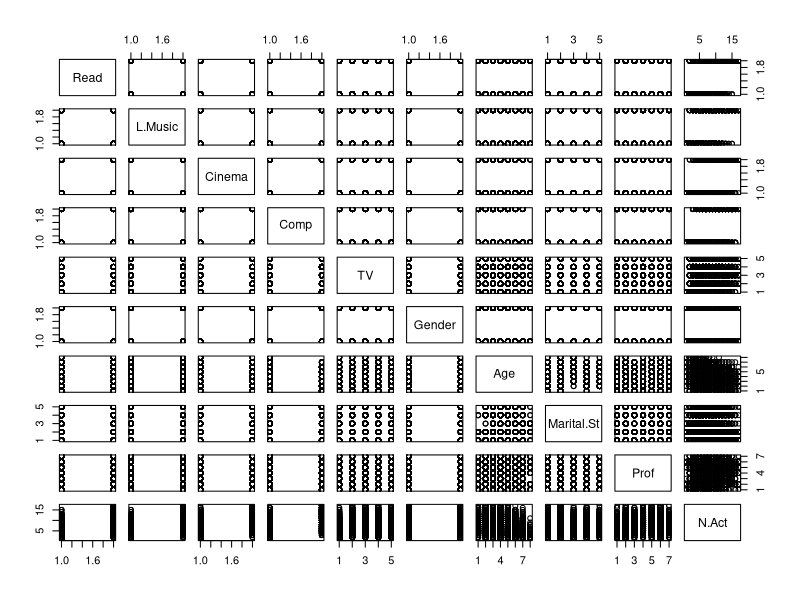
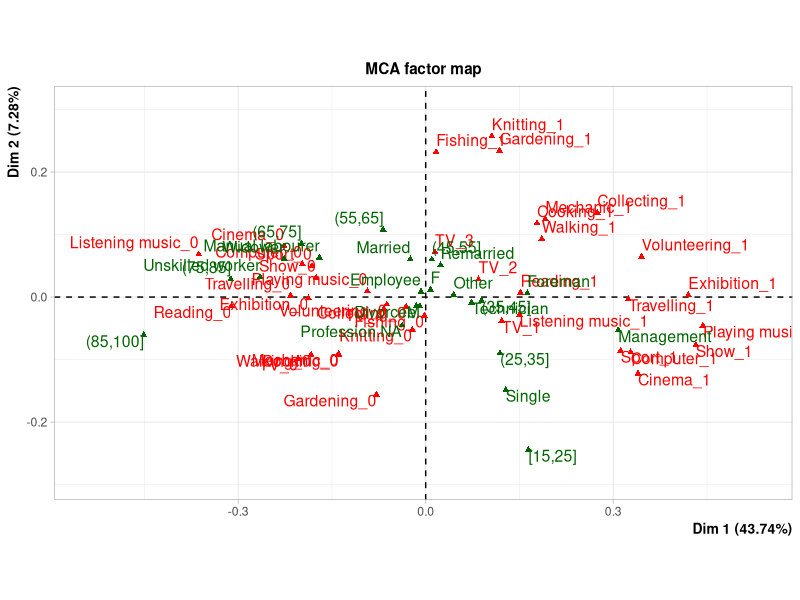
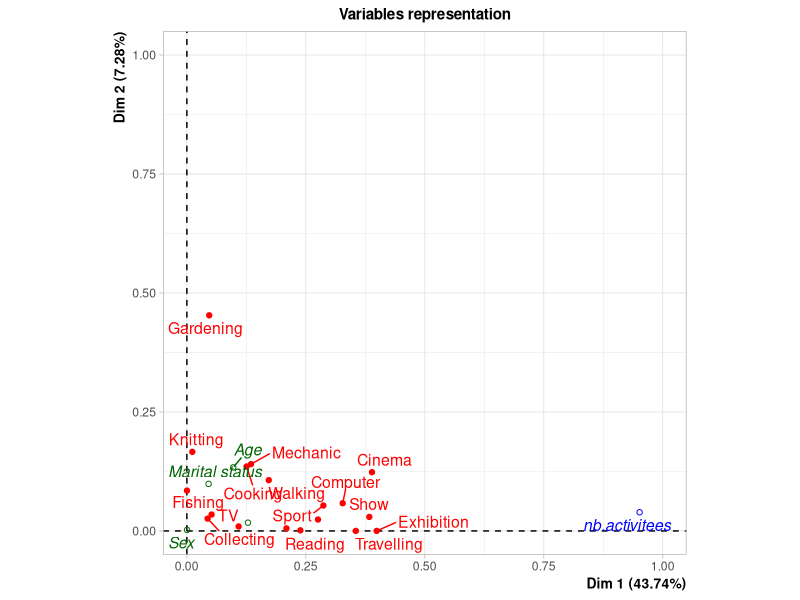
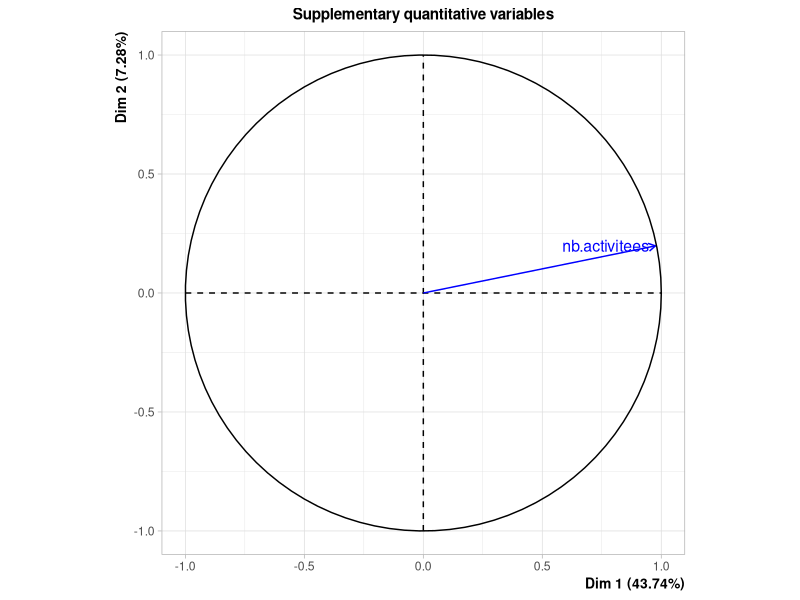
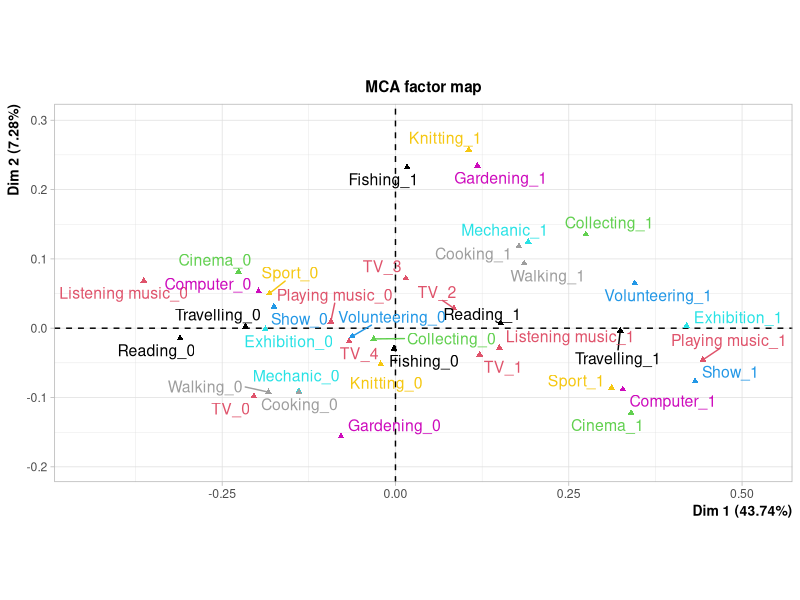
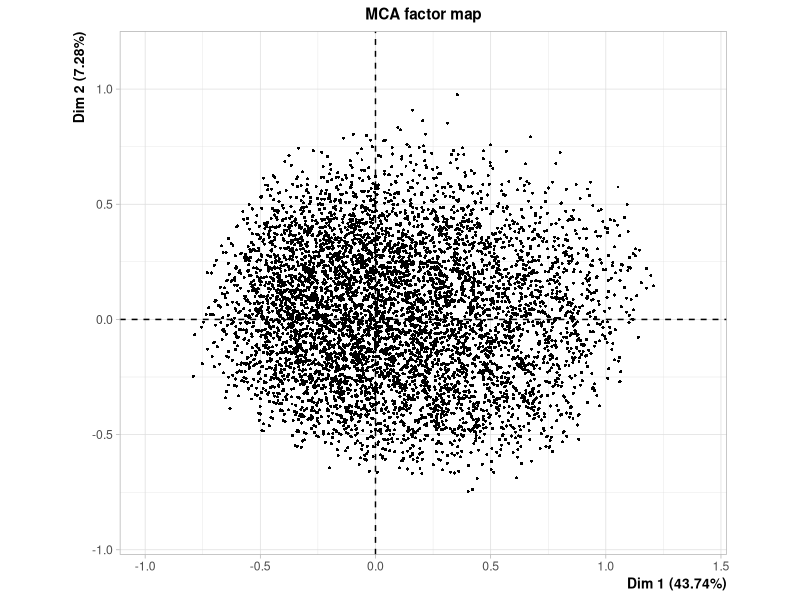
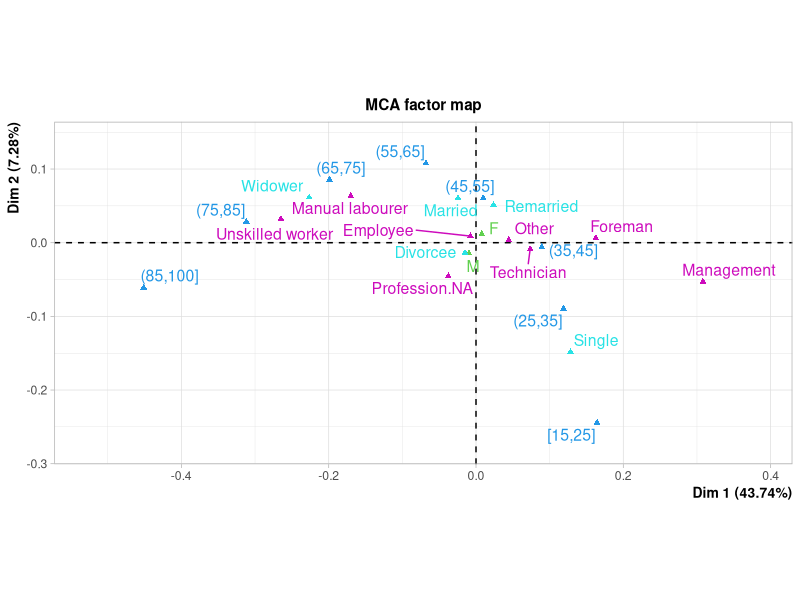
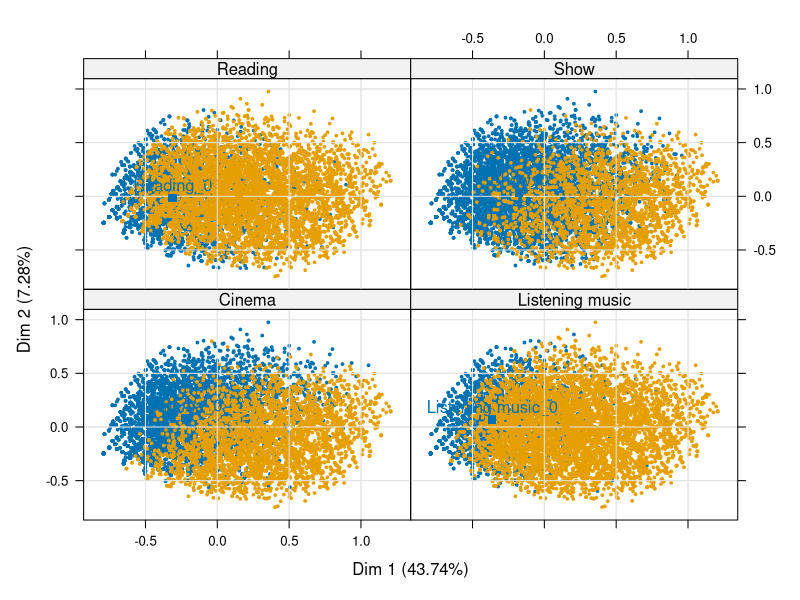

R code for these plots, in order:
#Elsa Isabel de Oliveira Marques
#IODS-Final project 
#10/12/2017
#elsa.marques@helsinki.fi

#Define the working directory
setwd()

#Load data set Da
library(FactoMineR)
data("hobbies")

#Explore the data by exploring summary, dimension and head of the data 
library(dplyr)
summary(hobbies)

dim(hobbies)

head(hobbies)
  
#You can see that some of the variables names are long

#Rename the variables in order to facilitate the analysis of the data
hobbies_ <- hobbies
colnames(hobbies_) <- c("Read", "L.Music", "Cinema", "Show", "Exhib" , "Comp", "Sport", "Walk" , "Travel", "Play.M", "Collect", "Volunteer", "Mech", "Garden", "Knitt", "Cook", "Fish", "TV", "Gender","Age", "Marital.St", "Prof", "N.Act")


#all variables but the nb.activities are presented as factors
#in order to perform the MCA analysis all variables need to be factors 
#nb.activities is transformed to factors 
hobbies_[, "N.Act"] = as.factor(hobbies_[,"N.Act"])
hobbies_


# Make subsets of data according to the type of data

# Define the variable Generic_Hobbies that will include c("Read", "L.Music", "Cinema", "Comp", "TV", "Gender","Age", "Marital.St", "Prof", "N.Act")
Generic_Hobbies <- select(hobbies_, c("Read", "L.Music", "Cinema", "Comp", "TV","Gender","Age", "Marital.St", "Prof", "N.Act"))

# Define the variable Artistic_Hobbies that will include c("Show", "Exhib", "Play.M", "Collect", "Gender","Age", "Marital.St", "Prof", "N.Act")
Artistic_Hobbies <- select(hobbies_, c("Show", "Exhib", "Play.M", "Collect", "Gender","Age", "Marital.St", "Prof", "N.Act"))

# Define the variable Sport_Hobbies that will include c("Sport", "Walk" , "Travel", "Fish", "Gender","Age", "Marital.St", "Prof", "N.Act")
Sport_Hobbies <- select(hobbies_, c("Sport", "Walk" , "Travel", "Fish"))

# Define the variable Handcraft_Hobbies that will include c("Mech", "Garden", "Knitt", "Cook")
Handcraft_Hobbies <- select(hobbies_, c("Mech", "Garden", "Knitt", "Cook", "Gender","Age", "Marital.St", "Prof", "N.Act"))

# Define the variable Charity_Hobbies that will include c("Volunteer")
Charity_Hobbies <- select(hobbies_, c("Volunteer", "Gender","Age", "Marital.St", "Prof", "N.Act"))

#This new categories include 18 out of the 23 variables;
#Variables like "Gender","Age", "Marital.St", "Prof", "N.Act" are the ones we are using as target variables


#Graphical visualization of the data
library(GGally)
library(ggplot2)

pairs(Generic_Hobbies)





#Verify how the main dimensions of the data correlate with each other 


## Not run:
res.mca <- MCA(hobbies,quali.sup=19:22,quanti.sup=23,method="Burt")
plot(res.mca,invisible=c("ind","quali.sup"),hab="quali") ### active var. only
plot(res.mca,invisible=c("var","quali.sup"),cex=.5,label="none") ### individuals only
plot(res.mca,invisible=c("ind","var"),hab="quali") ### supp. qualitative var. only
dimdesc(res.mca)
plotellipses(res.mca,keepvar=1:4)


#Explore how the data pairs with each other 

#Calculated correlation matrix and visualize it
